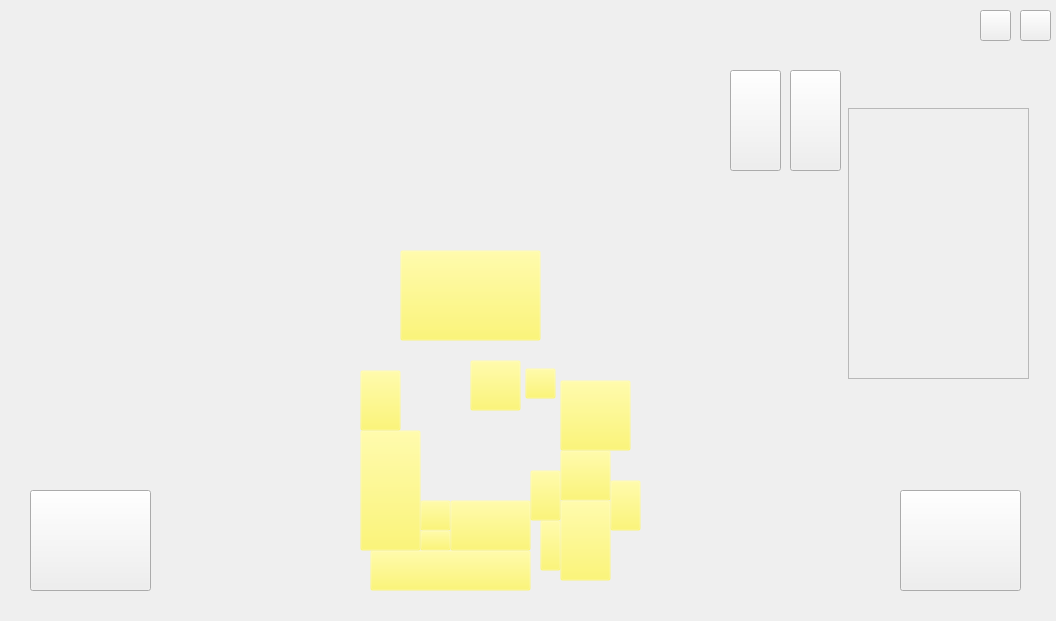
<?xml version="1.0" encoding="UTF-8"?>
<ui version="4.0">
 <class>mainw</class>
 <widget class="QWidget" name="mainw">
  <property name="geometry">
   <rect>
    <x>0</x>
    <y>0</y>
    <width>1056</width>
    <height>621</height>
   </rect>
  </property>
  <property name="windowTitle">
   <string>Form</string>
  </property>
  <property name="styleSheet">
   <string notr="true">#mainw{
	border-image: url(:/new/pics/resouce/background.png);
}
#label{
	border-image: url(:/new/pics/resouce/red_bar.jpg);
}
#nextday
{
    border-image:url(:/new/pics/resouce/next_day.png);
}
#nextday:hover
{
	border-image: url(:/new/pics/resouce/next_day_click.png);
}
#exit{
	border-image: url(:/new/pics/resouce/exit_.png);
}
#exit:hover{
	border-image: url(:/new/pics/resouce/exit__click.png);
}
#menu_{
	border-image: url(:/new/pics/resouce/menu_.png);
}
#menu_:hover{
	border-image: url(:/new/pics/resouce/menu_click.png);
}
#pc{
	border-image: url(:/new/pics/resouce/p_note.png);
}
#pc:hover{
	border-image: url(:/new/pics/resouce/p_note_h.png);
}
#bu{
	border-image: url(:/new/pics/resouce/b_note.png);
}
#bu:hover{
	border-image: url(:/new/pics/resouce/b_note_h.png);
}
#info_dia{
	border-image: url(:/new/pics/resouce/infos.png);
}
#label_2{
	background-color: rgba(255, 255, 255, 0);
}
#back{
	border-image: url(:/new/pics/resouce/infos.png);
}
#slog_{
	border-image: url(:/new/pics/resouce/slog.png);
}
#act{
	border-image: url(:/new/pics/resouce/operate.png);
}
#act:hover{
	border-image: url(:/new/pics/resouce/operate_on.png);
}
#tep{
	border-image: url(:/new/pics/resouce/buildings/building_page.png);
}
#p1:hover{
	background-color: rgba(255, 249, 78, 100);
}
#p2:hover{
	background-color: rgba(255, 249, 78, 100);
}
#p3:hover{
	background-color: rgba(255, 249, 78, 100);
}
#p4:hover{
	background-color: rgba(255, 249, 78, 100);
}
#p5:hover{
	background-color: rgba(255, 249, 78, 100);
}
#p6:hover{
	background-color: rgba(255, 249, 78, 100);
}
#p7:hover{
	background-color: rgba(255, 249, 78, 100);
}
#p8:hover{
	background-color: rgba(255, 249, 78, 100);
}
#p9:hover{
	background-color: rgba(255, 249, 78, 100);
}
#p10:hover{
	background-color: rgba(255, 249, 78, 100);
}
#p11:hover{
	background-color: rgba(255, 249, 78, 100);
}
#p12:hover{
	background-color: rgba(255, 249, 78, 100);
}
#p13:hover{
	background-color: rgba(255, 249, 78, 100);
}
#p14:hover{
	background-color: rgba(255, 249, 78, 100);
}
#p15:hover{
	background-color: rgba(255, 249, 78, 100);
}
#p1{
	background-color: rgba(255, 249, 78, 0);
}
#p2{
	background-color: rgba(255, 249, 78, 0);
}
#p3{
	background-color: rgba(255, 249, 78, 0);
}
#p4{
	background-color: rgba(255, 249, 78, 0);
}
#p5{
	background-color: rgba(255, 249, 78, 0);
}
#p6{
	background-color: rgba(255, 249, 78, 0);
}
#p7{
	background-color: rgba(255, 249, 78, 0);
}
#p8{
	background-color: rgba(255, 249, 78, 0);
}
#p9{
	background-color: rgba(255, 249, 78, 0);
}
#p10{
	background-color: rgba(255, 249, 78, 0);
}
#p11{
	background-color: rgba(255, 249, 78, 0);
}
#p12{
	background-color: rgba(255, 249, 78, 0);
}
#p13{
	background-color: rgba(255, 249, 78, 0);
}
#p14{
	background-color: rgba(255, 249, 78, 0);
}
#p15{
	background-color: rgba(255, 249, 78, 0);
}
#quara{
	border-image: url(:/new/pics/resouce/black_bar.png);
}</string>
  </property>
  <widget class="QLabel" name="label">
   <property name="geometry">
    <rect>
     <x>655</x>
     <y>21</y>
     <width>0</width>
     <height>26</height>
    </rect>
   </property>
   <property name="text">
    <string/>
   </property>
  </widget>
  <widget class="QPushButton" name="nextday">
   <property name="geometry">
    <rect>
     <x>900</x>
     <y>490</y>
     <width>121</width>
     <height>101</height>
    </rect>
   </property>
   <property name="text">
    <string/>
   </property>
  </widget>
  <widget class="QPushButton" name="exit">
   <property name="geometry">
    <rect>
     <x>1020</x>
     <y>10</y>
     <width>31</width>
     <height>31</height>
    </rect>
   </property>
   <property name="text">
    <string/>
   </property>
  </widget>
  <widget class="QPushButton" name="menu_">
   <property name="geometry">
    <rect>
     <x>980</x>
     <y>10</y>
     <width>31</width>
     <height>31</height>
    </rect>
   </property>
   <property name="text">
    <string/>
   </property>
  </widget>
  <widget class="QPushButton" name="pc">
   <property name="geometry">
    <rect>
     <x>790</x>
     <y>70</y>
     <width>51</width>
     <height>101</height>
    </rect>
   </property>
   <property name="text">
    <string/>
   </property>
  </widget>
  <widget class="QPushButton" name="bu">
   <property name="geometry">
    <rect>
     <x>730</x>
     <y>70</y>
     <width>51</width>
     <height>101</height>
    </rect>
   </property>
   <property name="text">
    <string/>
   </property>
  </widget>
  <widget class="QScrollArea" name="info_dia">
   <property name="geometry">
    <rect>
     <x>848</x>
     <y>108</y>
     <width>181</width>
     <height>271</height>
    </rect>
   </property>
   <property name="styleSheet">
    <string notr="true"/>
   </property>
   <property name="widgetResizable">
    <bool>true</bool>
   </property>
   <widget class="QWidget" name="scrollAreaWidgetContents">
    <property name="geometry">
     <rect>
      <x>0</x>
      <y>0</y>
      <width>181</width>
      <height>271</height>
     </rect>
    </property>
    <layout class="QVBoxLayout" name="verticalLayout">
     <item>
      <widget class="QLabel" name="infom">
       <property name="font">
        <font>
         <family>等线</family>
         <pointsize>12</pointsize>
        </font>
       </property>
       <property name="text">
        <string/>
       </property>
       <property name="alignment">
        <set>Qt::AlignLeading|Qt::AlignLeft|Qt::AlignTop</set>
       </property>
       <property name="wordWrap">
        <bool>true</bool>
       </property>
      </widget>
     </item>
    </layout>
   </widget>
  </widget>
  <widget class="QLabel" name="back">
   <property name="geometry">
    <rect>
     <x>840</x>
     <y>100</y>
     <width>201</width>
     <height>291</height>
    </rect>
   </property>
   <property name="text">
    <string/>
   </property>
  </widget>
  <widget class="QLabel" name="slog_">
   <property name="geometry">
    <rect>
     <x>387</x>
     <y>12</y>
     <width>287</width>
     <height>50</height>
    </rect>
   </property>
   <property name="text">
    <string/>
   </property>
  </widget>
  <widget class="QPushButton" name="act">
   <property name="geometry">
    <rect>
     <x>30</x>
     <y>490</y>
     <width>121</width>
     <height>101</height>
    </rect>
   </property>
   <property name="text">
    <string/>
   </property>
  </widget>
  <widget class="QPushButton" name="p5">
   <property name="geometry">
    <rect>
     <x>560</x>
     <y>450</y>
     <width>51</width>
     <height>51</height>
    </rect>
   </property>
   <property name="text">
    <string/>
   </property>
  </widget>
  <widget class="QPushButton" name="p10">
   <property name="geometry">
    <rect>
     <x>420</x>
     <y>500</y>
     <width>31</width>
     <height>31</height>
    </rect>
   </property>
   <property name="text">
    <string/>
   </property>
  </widget>
  <widget class="QPushButton" name="p1">
   <property name="geometry">
    <rect>
     <x>400</x>
     <y>250</y>
     <width>141</width>
     <height>91</height>
    </rect>
   </property>
   <property name="text">
    <string/>
   </property>
  </widget>
  <widget class="QPushButton" name="p7">
   <property name="geometry">
    <rect>
     <x>560</x>
     <y>500</y>
     <width>51</width>
     <height>81</height>
    </rect>
   </property>
   <property name="text">
    <string/>
   </property>
  </widget>
  <widget class="QPushButton" name="p6">
   <property name="geometry">
    <rect>
     <x>610</x>
     <y>480</y>
     <width>31</width>
     <height>51</height>
    </rect>
   </property>
   <property name="text">
    <string/>
   </property>
  </widget>
  <widget class="QPushButton" name="p4">
   <property name="geometry">
    <rect>
     <x>560</x>
     <y>380</y>
     <width>71</width>
     <height>71</height>
    </rect>
   </property>
   <property name="text">
    <string/>
   </property>
  </widget>
  <widget class="QPushButton" name="p2">
   <property name="geometry">
    <rect>
     <x>470</x>
     <y>360</y>
     <width>51</width>
     <height>51</height>
    </rect>
   </property>
   <property name="text">
    <string/>
   </property>
  </widget>
  <widget class="QPushButton" name="p11">
   <property name="geometry">
    <rect>
     <x>420</x>
     <y>530</y>
     <width>31</width>
     <height>21</height>
    </rect>
   </property>
   <property name="text">
    <string/>
   </property>
  </widget>
  <widget class="QPushButton" name="p13">
   <property name="geometry">
    <rect>
     <x>370</x>
     <y>550</y>
     <width>161</width>
     <height>41</height>
    </rect>
   </property>
   <property name="text">
    <string/>
   </property>
  </widget>
  <widget class="QPushButton" name="p9">
   <property name="geometry">
    <rect>
     <x>450</x>
     <y>500</y>
     <width>81</width>
     <height>51</height>
    </rect>
   </property>
   <property name="text">
    <string/>
   </property>
  </widget>
  <widget class="QPushButton" name="p3">
   <property name="geometry">
    <rect>
     <x>525</x>
     <y>368</y>
     <width>31</width>
     <height>31</height>
    </rect>
   </property>
   <property name="text">
    <string/>
   </property>
  </widget>
  <widget class="QPushButton" name="p8">
   <property name="geometry">
    <rect>
     <x>540</x>
     <y>520</y>
     <width>21</width>
     <height>51</height>
    </rect>
   </property>
   <property name="text">
    <string/>
   </property>
  </widget>
  <widget class="QPushButton" name="p12">
   <property name="geometry">
    <rect>
     <x>360</x>
     <y>430</y>
     <width>61</width>
     <height>121</height>
    </rect>
   </property>
   <property name="text">
    <string/>
   </property>
  </widget>
  <widget class="QPushButton" name="p14">
   <property name="geometry">
    <rect>
     <x>360</x>
     <y>370</y>
     <width>41</width>
     <height>61</height>
    </rect>
   </property>
   <property name="text">
    <string/>
   </property>
  </widget>
  <widget class="QPushButton" name="p15">
   <property name="geometry">
    <rect>
     <x>530</x>
     <y>470</y>
     <width>31</width>
     <height>51</height>
    </rect>
   </property>
   <property name="text">
    <string/>
   </property>
  </widget>
  <widget class="QLabel" name="quara">
   <property name="geometry">
    <rect>
     <x>655</x>
     <y>21</y>
     <width>0</width>
     <height>26</height>
    </rect>
   </property>
   <property name="text">
    <string/>
   </property>
  </widget>
  <zorder>back</zorder>
  <zorder>label</zorder>
  <zorder>nextday</zorder>
  <zorder>exit</zorder>
  <zorder>menu_</zorder>
  <zorder>info_dia</zorder>
  <zorder>act</zorder>
  <zorder>pc</zorder>
  <zorder>bu</zorder>
  <zorder>p5</zorder>
  <zorder>p10</zorder>
  <zorder>p1</zorder>
  <zorder>p7</zorder>
  <zorder>p6</zorder>
  <zorder>p4</zorder>
  <zorder>p2</zorder>
  <zorder>p11</zorder>
  <zorder>p13</zorder>
  <zorder>p9</zorder>
  <zorder>p3</zorder>
  <zorder>p8</zorder>
  <zorder>p12</zorder>
  <zorder>p14</zorder>
  <zorder>p15</zorder>
  <zorder>quara</zorder>
  <zorder>slog_</zorder>
 </widget>
 <resources/>
 <connections/>
</ui>
